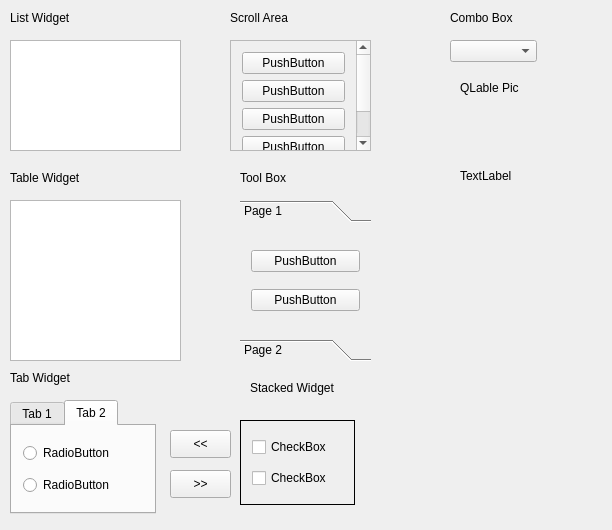
<?xml version="1.0" encoding="UTF-8"?>
<ui version="4.0">
 <class>Widget</class>
 <widget class="QWidget" name="Widget">
  <property name="geometry">
   <rect>
    <x>0</x>
    <y>0</y>
    <width>612</width>
    <height>530</height>
   </rect>
  </property>
  <property name="windowTitle">
   <string>Widget</string>
  </property>
  <widget class="QListWidget" name="listWidget">
   <property name="geometry">
    <rect>
     <x>10</x>
     <y>40</y>
     <width>171</width>
     <height>111</height>
    </rect>
   </property>
  </widget>
  <widget class="QTableWidget" name="tableWidget">
   <property name="geometry">
    <rect>
     <x>10</x>
     <y>200</y>
     <width>171</width>
     <height>161</height>
    </rect>
   </property>
  </widget>
  <widget class="QLabel" name="label">
   <property name="geometry">
    <rect>
     <x>10</x>
     <y>10</y>
     <width>171</width>
     <height>16</height>
    </rect>
   </property>
   <property name="text">
    <string>List Widget</string>
   </property>
  </widget>
  <widget class="QLabel" name="label_2">
   <property name="geometry">
    <rect>
     <x>10</x>
     <y>170</y>
     <width>171</width>
     <height>16</height>
    </rect>
   </property>
   <property name="text">
    <string>Table Widget</string>
   </property>
  </widget>
  <widget class="QScrollArea" name="scrollArea">
   <property name="geometry">
    <rect>
     <x>230</x>
     <y>40</y>
     <width>141</width>
     <height>111</height>
    </rect>
   </property>
   <property name="widgetResizable">
    <bool>true</bool>
   </property>
   <widget class="QWidget" name="scrollAreaWidgetContents">
    <property name="geometry">
     <rect>
      <x>0</x>
      <y>-81</y>
      <width>118</width>
      <height>190</height>
     </rect>
    </property>
    <layout class="QVBoxLayout" name="verticalLayout">
     <item>
      <widget class="QPushButton" name="pushButton">
       <property name="text">
        <string>PushButton</string>
       </property>
      </widget>
     </item>
     <item>
      <widget class="QPushButton" name="pushButton_4">
       <property name="text">
        <string>PushButton</string>
       </property>
      </widget>
     </item>
     <item>
      <widget class="QPushButton" name="pushButton_3">
       <property name="text">
        <string>PushButton</string>
       </property>
      </widget>
     </item>
     <item>
      <widget class="QPushButton" name="pushButton_5">
       <property name="text">
        <string>PushButton</string>
       </property>
      </widget>
     </item>
     <item>
      <widget class="QPushButton" name="pushButton_2">
       <property name="text">
        <string>PushButton</string>
       </property>
      </widget>
     </item>
    </layout>
   </widget>
  </widget>
  <widget class="QLabel" name="label_3">
   <property name="geometry">
    <rect>
     <x>230</x>
     <y>10</y>
     <width>111</width>
     <height>16</height>
    </rect>
   </property>
   <property name="text">
    <string>Scroll Area</string>
   </property>
  </widget>
  <widget class="QLabel" name="label_4">
   <property name="geometry">
    <rect>
     <x>240</x>
     <y>170</y>
     <width>72</width>
     <height>15</height>
    </rect>
   </property>
   <property name="text">
    <string>Tool Box</string>
   </property>
  </widget>
  <widget class="QToolBox" name="toolBox">
   <property name="geometry">
    <rect>
     <x>240</x>
     <y>200</y>
     <width>131</width>
     <height>161</height>
    </rect>
   </property>
   <property name="currentIndex">
    <number>0</number>
   </property>
   <widget class="QWidget" name="page">
    <property name="geometry">
     <rect>
      <x>0</x>
      <y>0</y>
      <width>131</width>
      <height>101</height>
     </rect>
    </property>
    <attribute name="label">
     <string>Page 1</string>
    </attribute>
    <layout class="QVBoxLayout" name="verticalLayout_3">
     <item>
      <widget class="QPushButton" name="pushButton_6">
       <property name="text">
        <string>PushButton</string>
       </property>
      </widget>
     </item>
     <item>
      <widget class="QPushButton" name="pushButton_7">
       <property name="text">
        <string>PushButton</string>
       </property>
      </widget>
     </item>
    </layout>
   </widget>
   <widget class="QWidget" name="page_2">
    <property name="geometry">
     <rect>
      <x>0</x>
      <y>0</y>
      <width>131</width>
      <height>101</height>
     </rect>
    </property>
    <attribute name="label">
     <string>Page 2</string>
    </attribute>
    <layout class="QVBoxLayout" name="verticalLayout_2">
     <item>
      <widget class="QCheckBox" name="checkBox">
       <property name="text">
        <string>CheckBox</string>
       </property>
      </widget>
     </item>
     <item>
      <widget class="QCheckBox" name="checkBox_2">
       <property name="text">
        <string>CheckBox</string>
       </property>
      </widget>
     </item>
    </layout>
   </widget>
  </widget>
  <widget class="QLabel" name="label_5">
   <property name="geometry">
    <rect>
     <x>10</x>
     <y>370</y>
     <width>161</width>
     <height>16</height>
    </rect>
   </property>
   <property name="text">
    <string>Tab Widget</string>
   </property>
  </widget>
  <widget class="QTabWidget" name="tabWidget">
   <property name="geometry">
    <rect>
     <x>10</x>
     <y>400</y>
     <width>146</width>
     <height>114</height>
    </rect>
   </property>
   <property name="currentIndex">
    <number>1</number>
   </property>
   <widget class="QWidget" name="tab">
    <attribute name="title">
     <string>Tab 1</string>
    </attribute>
    <layout class="QVBoxLayout" name="verticalLayout_4">
     <item>
      <widget class="QPushButton" name="pushButton_9">
       <property name="text">
        <string>PushButton</string>
       </property>
      </widget>
     </item>
     <item>
      <widget class="QPushButton" name="pushButton_8">
       <property name="text">
        <string>PushButton</string>
       </property>
      </widget>
     </item>
    </layout>
   </widget>
   <widget class="QWidget" name="tab_2">
    <attribute name="title">
     <string>Tab 2</string>
    </attribute>
    <layout class="QVBoxLayout" name="verticalLayout_5">
     <item>
      <widget class="QRadioButton" name="radioButton">
       <property name="text">
        <string>RadioButton</string>
       </property>
      </widget>
     </item>
     <item>
      <widget class="QRadioButton" name="radioButton_2">
       <property name="text">
        <string>RadioButton</string>
       </property>
      </widget>
     </item>
    </layout>
   </widget>
  </widget>
  <widget class="QStackedWidget" name="stackedWidget">
   <property name="geometry">
    <rect>
     <x>240</x>
     <y>420</y>
     <width>115</width>
     <height>85</height>
    </rect>
   </property>
   <property name="frameShape">
    <enum>QFrame::Box</enum>
   </property>
   <property name="currentIndex">
    <number>1</number>
   </property>
   <widget class="QWidget" name="PagePushBtn">
    <layout class="QVBoxLayout" name="verticalLayout_6">
     <item>
      <widget class="QPushButton" name="pushButton_10">
       <property name="text">
        <string>PushButton</string>
       </property>
      </widget>
     </item>
     <item>
      <widget class="QPushButton" name="pushButton_11">
       <property name="text">
        <string>PushButton</string>
       </property>
      </widget>
     </item>
    </layout>
   </widget>
   <widget class="QWidget" name="PageCheckBtn">
    <layout class="QVBoxLayout" name="verticalLayout_7">
     <item>
      <widget class="QCheckBox" name="checkBox_3">
       <property name="text">
        <string>CheckBox</string>
       </property>
      </widget>
     </item>
     <item>
      <widget class="QCheckBox" name="checkBox_4">
       <property name="text">
        <string>CheckBox</string>
       </property>
      </widget>
     </item>
    </layout>
   </widget>
  </widget>
  <widget class="QLabel" name="label_6">
   <property name="geometry">
    <rect>
     <x>250</x>
     <y>380</y>
     <width>111</width>
     <height>16</height>
    </rect>
   </property>
   <property name="text">
    <string>Stacked Widget</string>
   </property>
  </widget>
  <widget class="QPushButton" name="pushButton_UpWnd">
   <property name="geometry">
    <rect>
     <x>170</x>
     <y>430</y>
     <width>61</width>
     <height>28</height>
    </rect>
   </property>
   <property name="text">
    <string>&lt;&lt;</string>
   </property>
  </widget>
  <widget class="QPushButton" name="pushButton_DownWnd">
   <property name="geometry">
    <rect>
     <x>170</x>
     <y>470</y>
     <width>61</width>
     <height>28</height>
    </rect>
   </property>
   <property name="text">
    <string>&gt;&gt;</string>
   </property>
  </widget>
  <widget class="QComboBox" name="comboBox">
   <property name="geometry">
    <rect>
     <x>450</x>
     <y>40</y>
     <width>87</width>
     <height>22</height>
    </rect>
   </property>
  </widget>
  <widget class="QLabel" name="label_7">
   <property name="geometry">
    <rect>
     <x>450</x>
     <y>10</y>
     <width>91</width>
     <height>16</height>
    </rect>
   </property>
   <property name="text">
    <string>Combo Box</string>
   </property>
  </widget>
  <widget class="QLabel" name="label_8">
   <property name="geometry">
    <rect>
     <x>460</x>
     <y>80</y>
     <width>91</width>
     <height>16</height>
    </rect>
   </property>
   <property name="text">
    <string>QLable Pic</string>
   </property>
  </widget>
  <widget class="QLabel" name="label_Pic">
   <property name="geometry">
    <rect>
     <x>460</x>
     <y>120</y>
     <width>101</width>
     <height>111</height>
    </rect>
   </property>
   <property name="text">
    <string>TextLabel</string>
   </property>
  </widget>
 </widget>
 <layoutdefault spacing="6" margin="11"/>
 <resources/>
 <connections/>
</ui>
